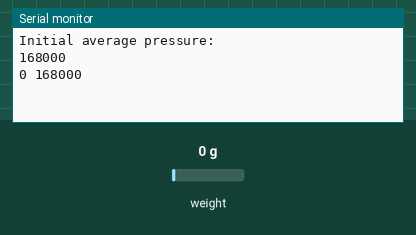
Recording of a sketch running on a simulated Arduino Uno, built with avr-gcc and run on an emulated ATmega328P. Shown: the last lines printed to the serial monitor. Wiring (inferred from the names in the program): HX711 load-cell converter: data A2; SCK A3. Inputs (shaded band) come from the test bench; at power-on: weight on the scale 0 g.

Above: at 1.2 s.
1.3 s: weight on the scale set to 100 g
At 1.31 s:
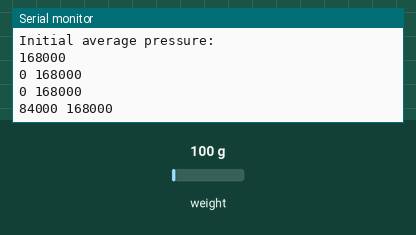
2.8 s: weight on the scale set to 1250 g
At 2.82 s:
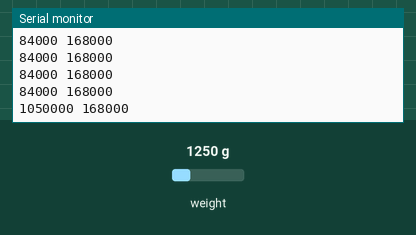
Timing chart, 0 to 5.8 s (numbered marks = the images above; inputs shaded):
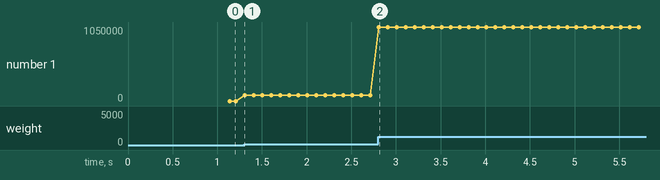

The sketch:

HX710_sensor.ino
```cpp
// IO pins
const int SCK_PIN = A3;
const int DATA_PIN = A2;
// Calculation-related
long x = 0, y = 0;
long sum = 0;
// Average of the ten initial values
long initial_average_pressure = 0;
// Was an average value calculated?
bool min_calculated = false;

void setup() {
  // Start serial communication at 9600 baud
  Serial.begin(9600);
  // Initialize IO pins
  pinMode(DATA_PIN, INPUT);
  pinMode(SCK_PIN, OUTPUT);
}

// Updates SCK pin value
void clk() {
  digitalWrite(SCK_PIN, HIGH);
  digitalWrite(SCK_PIN, LOW);
}

void read_sensor() {
  // SCK is made LL
  digitalWrite(SCK_PIN, LOW);
  // Wait until Data Line goes LOW
  while (digitalRead(DATA_PIN) != LOW);
  // Read 24-bit data from HX711
  for (int i = 0; i < 24; i++) {
     // Generate CLK pulse to get MSB-it at DATA_PIN-pin
     clk();
     bitWrite(x, 0, digitalRead(DATA_PIN));
     x = x << 1;
  }
  clk();
  y = x;
  x = 0;
}

void loop() {
  // Calculate an average initial value
  if (!min_calculated) {
    delay(100);
    for (int j = 0; j < 10; j++)
    {
      read_sensor();
      delay(100);
      sum += y;
    }
    initial_average_pressure = sum / 10;
    Serial.println("Initial average pressure:");
    Serial.println(initial_average_pressure, DEC);
    min_calculated = true;
  }
  else {
    // Read and print a sensor value
    read_sensor();
    Serial.print(y - initial_average_pressure, DEC);
    Serial.print(" ");
    Serial.print(initial_average_pressure, DEC);
    Serial.print("\n");
    // Optional delay between sending new values to the serial port
    delay(1);
  }
}
```

Measured:
- after the input at 1.3 s, the serial monitor: prints a new line at once (image 1)
- after the input at 2.8 s, the serial monitor: prints a new line at once (image 2)
- plotted number 1: 0 → 84000 after the input at 1.3 s, 84000 → 1050000 after the input at 2.8 s
